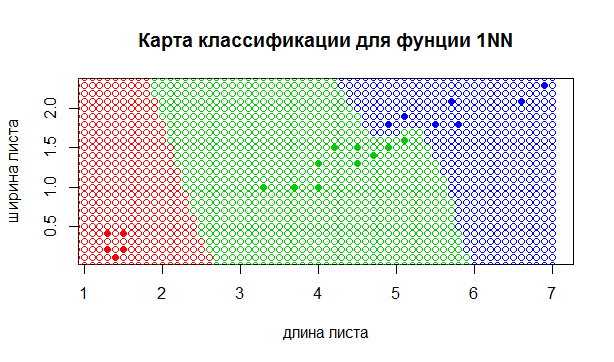

This figure's R source:
##Евклидово расстояние
euclideanDistance <- function(u, v) 
{ 
  sqrt(sum((u - v)^2)) 
} 
##Сортируем объекты согласно расстояния до объекта z
sortObjectByDist <- function(xl, z, metricFunction = euclideanDistance) 
{ 
  l <- dim(xl)[1] 
  n <- dim(xl)[2] - 1 
  ##Создаем матрицу расстояний
  distances <- matrix(NA, l, 2)
  
  for (i in 1:l) 
  { 
    distances[i] <- c(metricFunction(xl[i, 1:n], z)) 
  } 
  #Сортируем
  orderedXl <- xl[order(distances), ] 
  return (orderedXl) 
} 
#Применяем метод 1NN
NN<-function(xl, z) 
{ 
  ##Сортируем выборку согласно классифицируемого объекта
  orderedXl<- sortObjectByDist(xl, z) 
  n<-dim(orderedXl)[2] 
  
  classes <- orderedXl[1, n] 
  return (classes) 
} 
##Рисуем выборку
colors <- c("setosa" = "red", "versicolor" = "green3", "virginica" = "blue") 
X<-sample(c(1:150), 25, replace=TRUE) 
xl <- iris[X, 3:5] 
plot(iris[X, 3:4], pch = 21, bg = colors[xl$Species], col = colors[xl$Species], asp = 1, 
     xlab = "äëèíà ëèñòà", ylab = "øèðèíà ëèñòà", main = "Êàðòà êëàññèôèêàöèè äëÿ ôóíöèè 1NN") 

x <- 0.6 
y <- 0 
while (x<7) 
{ 
  while (y<3) 
  { 
    z <- c(x, y) 
    class <- NN(xl, z ) 
    points(z[1], z[2], pch = 1, bg = colors[class], col=colors[class] ) 
    y <- y+0.1
  } 
  y <- 0 
  x <- x+0.1 
}
